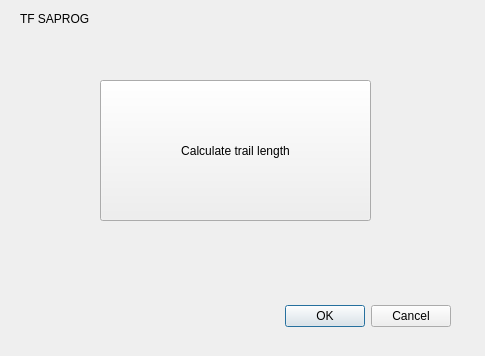
<?xml version="1.0" encoding="UTF-8"?>
<ui version="4.0">
 <class>TrailLengthCalcDialogBase</class>
 <widget class="QDialog" name="TrailLengthCalcDialogBase">
  <property name="geometry">
   <rect>
    <x>0</x>
    <y>0</y>
    <width>485</width>
    <height>356</height>
   </rect>
  </property>
  <property name="windowTitle">
   <string>Trail Length Calc</string>
  </property>
  <widget class="QDialogButtonBox" name="button_box">
   <property name="geometry">
    <rect>
     <x>110</x>
     <y>300</y>
     <width>341</width>
     <height>32</height>
    </rect>
   </property>
   <property name="orientation">
    <enum>Qt::Horizontal</enum>
   </property>
   <property name="standardButtons">
    <set>QDialogButtonBox::Cancel|QDialogButtonBox::Ok</set>
   </property>
  </widget>
  <widget class="QPushButton" name="TrailLengthButton">
   <property name="geometry">
    <rect>
     <x>100</x>
     <y>80</y>
     <width>271</width>
     <height>141</height>
    </rect>
   </property>
   <property name="text">
    <string>Calculate trail length</string>
   </property>
  </widget>
  <widget class="QLabel" name="label">
   <property name="geometry">
    <rect>
     <x>20</x>
     <y>10</y>
     <width>81</width>
     <height>18</height>
    </rect>
   </property>
   <property name="text">
    <string>TF SAPROG</string>
   </property>
  </widget>
 </widget>
 <resources/>
 <connections>
  <connection>
   <sender>button_box</sender>
   <signal>accepted()</signal>
   <receiver>TrailLengthCalcDialogBase</receiver>
   <slot>accept()</slot>
   <hints>
    <hint type="sourcelabel">
     <x>20</x>
     <y>20</y>
    </hint>
    <hint type="destinationlabel">
     <x>20</x>
     <y>20</y>
    </hint>
   </hints>
  </connection>
  <connection>
   <sender>button_box</sender>
   <signal>rejected()</signal>
   <receiver>TrailLengthCalcDialogBase</receiver>
   <slot>reject()</slot>
   <hints>
    <hint type="sourcelabel">
     <x>20</x>
     <y>20</y>
    </hint>
    <hint type="destinationlabel">
     <x>20</x>
     <y>20</y>
    </hint>
   </hints>
  </connection>
 </connections>
</ui>
